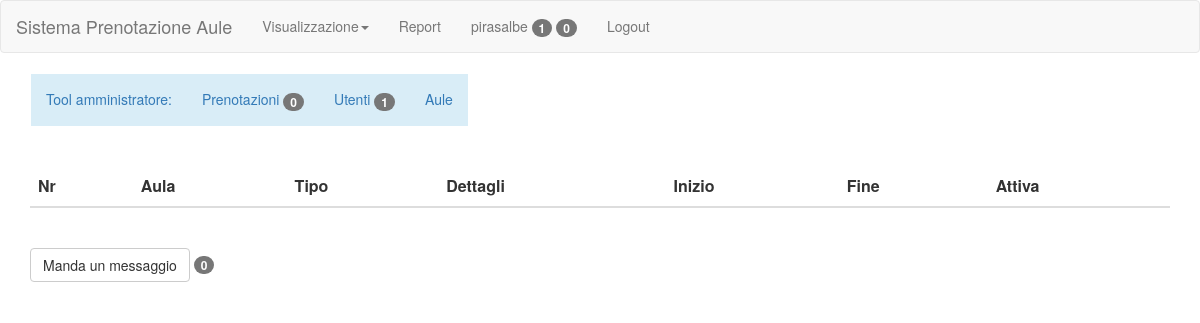
Page /private.php (signed in) on the earlier database version.
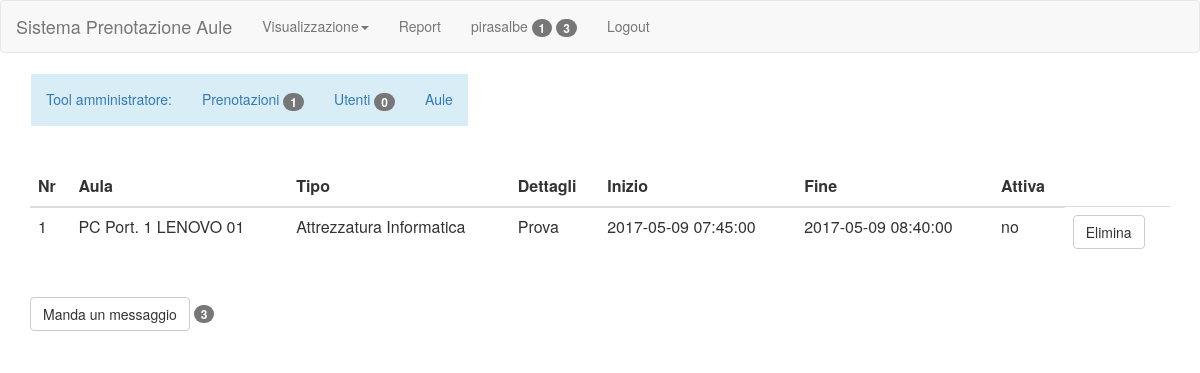
Same page on the later database version.
### tables this page shows
CREATE TABLE `prenotazioni` (
  `cod` int(11) NOT NULL,
  `utente` varchar(20) NOT NULL,
  `aula` int(11) NOT NULL,
  `dettagli` varchar(50) NOT NULL,
  `inizio` varchar(20) NOT NULL,
  `fine` varchar(20) NOT NULL,
  `attiva` enum('si','no') NOT NULL DEFAULT 'no'
);

CREATE TABLE `aula` (
  `numero` int(11) NOT NULL,
  `nome` varchar(20) NOT NULL,
  `descrizione` varchar(50) DEFAULT NULL,
  `type` enum('Attrezzatura Informatica','Aule speciali','Piano Rialzato','Primo Piano','Secondo Piano') NOT NULL
);

### script/sql.php (called while the page is built, shortened)
<?php
function init()
{
    $servername = "localhost";
    $username = "root";
    $password = "";
    $dbname = "aule";
    $conn = new mysqli($servername, $username, $password, $dbname);
    return $conn;
}
function admin()
{
    $sql = "SELECT admin FROM utenti where username=?";
    $conn = init();
    if ($stmt = $conn->prepare($sql)) {
        $stmt->bind_param("s", $_SESSION['user']);
        $stmt->execute();
        $stmt->bind_result($admin);
    }
    if ($admin == "si") return true;
    return false;
}
function booking($all)
{
    $sql = "SELECT *
			FROM prenotazioni p inner join aula a on p.aula=a.numero ";
    if (!$all)
        $sql = $sql . "where utente=?";
    $conn = init();
    $result = null;
    if ($stmt = $conn->prepare($sql)) {
        if (!$all)
            $stmt->bind_param("s", $_SESSION['user']);
        $stmt->execute();
        $result = $stmt->get_result();
    }
    return $result;
}
?>

### private.php (the view, shortened to what the changed rows need)
<?php
include("script/recursive.php");
?>
<html>
<head>
    <?php printHeader(); ?>
</head>
<body>
<?php printNavbar(false);
if (admin()) {
    $result = booking(true);
    $cont = 0;
    if (isset($result) && $result != null) {
        while ($row = $result->fetch_assoc()) {
            if ($row["attiva"] == "no")
                $cont++;
        }
    }
    $result = users("-1");
    $count = 0;
    if (isset($result) && $result != null) {
        while ($row = $result->fetch_assoc()) {
            if ($row["attivo"] == "no")
                $count++;
        }
    }
    echo "<div class='container navbar '>
			<ul class='nav navbar-nav list-group-item-info'>
				<li><a href='#'>Tool amministratore: </a></li>
				<li><a href='admin/booking'>Prenotazioni
				    <span class='badge'>" . $cont . "</span></a></li>
				<li><a href='admin/users'>Utenti
				    <span class='badge'>" . $count . "</span></a></li></a></li>
				<li><a href='admin/rooms'>Aule</a></li>
			</ul>
		</div>";
}
?>
<br>
<div class="container">
    <div class="table-responsive">
        <table class="table">
            <thead>
            <tr>
                <th>Nr</th>
                <th>Aula</th>
                <th>Tipo</th>
                <th>Dettagli</th>
                <th>Inizio</th>
                <th>Fine</th>
                <th>Attiva</th>
            </tr>
            </thead>
            <tbody>
            <?php
            $result = booking(false);
            if (isset($result) && $result != null) {
                while ($row = $result->fetch_assoc()) {
                    echo "<tr>
                            <td>" . $row["numero"] . "</td>
                            <td>" . $row["nome"] . "</td>
                            <td>" . $row["type"] . "</td>
                            <td>" . $row["dettagli"] . "</td>
                            <td>" . $row["inizio"] . "</td>
                            <td>" . $row["fine"] . "</td>
                            <td>" . $row["attiva"] . "</td>
                            <td><a href='script/deleteBooking?aula=" . $row["numero"] . "&link=private' class=\"btn btn-default\">Elimina</a></td>
                        </tr>";
                }
            }
            ?>
            </tbody>
        </table>
    </div>
    <br>
    <form action="messages">
        <div class="row">
            <div class="col-sm-4">
                <input type="submit" class="btn btn-default" value="Manda un messaggio">
                <span class="badge">
						<?php
                        $result = messages("-1","-1");
                        $cont = 0;
                        if (isset($result) && $result != null) {
                            while ($row = $result->fetch_assoc()) {
                                $cont++;
                            }
                        }
                        echo $cont;
                        ?>
						</span>
            </div>
        </div>
    </form>
</div>
</body>
</html>

### script/recursive.php (shortened to what the changed rows need)
<?php
include("sql.php");
function printNavbar($admin)
{
    global $logged;
    if ($admin)
        $admin = "../";
    else
        $admin = "";
    $user = "Area Riservata";
    $log = "Login";
    if ($logged == 1) {
        $log = "Logout";
        $user = $_SESSION['user'];
        if(admin()){
            $result = booking(true);
            $cont = 0;
            if (isset($result) && $result != null) {
                while ($row = $result->fetch_assoc()) {
                    if ($row["attiva"] == "no")
                        $cont++;
                }
            }
            $result = users("-1");
            if (isset($result) && $result != null) {
                while ($row = $result->fetch_assoc()) {
                    if ($row["attivo"] == "no")
                        $cont++;
                }
            }
            $user = $user . " <span class='badge'>" . $cont . "</span>";
        }
    }
	$result = messages("-1","-1");
	$cont = 0;
	if (isset($result) && $result != null) {
		while ($row = $result->fetch_assoc()) {
			$cont++;
		}
	}
	$user = $user . " <span class='badge'>" . $cont . "</span>";
    echo "
			<nav class='navbar navbar-default'>
				<div class='container-fluid'>
					<div class='navbar-header'>
						<a class='navbar-brand' href='" . $admin . "index.php'>Sistema Prenotazione Aule</a>
					</div>
					<ul class='nav navbar-nav'>
						<li class='dropdown'>
							<a class='dropdown-toggle' data-toggle='dropdown' href='#'>Visualizzazione<span class='caret'></span></a>
							<ul class='dropdown-menu'>
								<li><a href='" . $admin . "index?cal=day'>Giorni</a></li>
								<li><a href='" . $admin . "index?cal=week'>Settimane</a></li>
								<li><a href='" . $admin . "index?cal=month'>Mesi</a></li>
							</ul>
						</li>
						<li><a href='" . $admin . "report'>Report</a></li>
						<li><a href='" . $admin . "private'>" . $user . "</a></li>
						<li><a href='" . $admin . "login'>" . $log . "</a></li>
					</ul>
				</div>
			</nav>";
}
function printHeader()
{
    echo "<meta charset='utf-8'>
		<meta name='viewport' content='width=device-width, initial-scale=1'>
		<link rel='stylesheet' href='https://maxcdn.bootstrapcdn.com/bootstrap/3.3.7/css/bootstrap.min.css'>
		<link rel='stylesheet' href='style/font-awesome/css/font-awesome.min.css'>
		<script src='https://ajax.googleapis.com/ajax/libs/jquery/3.2.0/jquery.min.js'></script>
		<script src='https://maxcdn.bootstrapcdn.com/bootstrap/3.3.7/js/bootstrap.min.js'></script>";
}
?>

Differences in the rows shown:
now on this page (row edited): prenotazioni: aula.numero "1", aula.nome "PC Port. 1 LENOVO 01", aula.type "Attrezzatura Informatica", dettagli "Prova", inizio "2017-05-09 07:45:00", fine "2017-05-09 08:40:00", attiva "no"
Other differences:
$cont: "0" → "3"
$cont: "0" → "1"
$count: "1" → "0"
